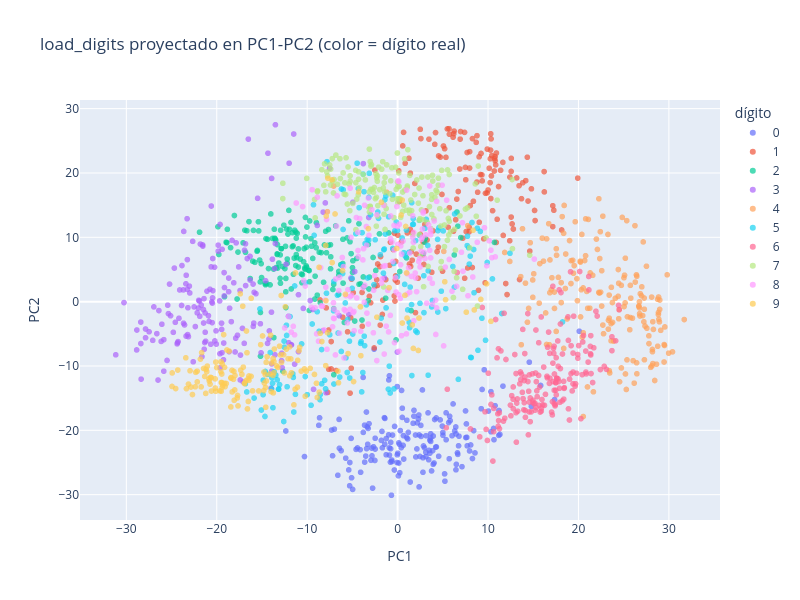

Here is the notebook cell this chart was saved with:
### Markdown cell above
---
## 1️⃣ Los dígitos en 2D

Primero, PCA para **ver**: proyectamos los 64 píxeles sobre PC1 y PC2 y coloreamos con el dígito real (sólo para validar).

### Code cell
pca_2d = PCA(n_components=2, random_state=42)
scores_2d = pca_2d.fit_transform(X_digits)
print(f"Varianza explicada por PC1 + PC2: {pca_2d.explained_variance_ratio_.sum():.1%}")

fig = px.scatter(x=scores_2d[:, 0], y=scores_2d[:, 1], color=y_digits.astype(str),
                 category_orders={'color': [str(d) for d in range(10)]},
                 labels={'x': 'PC1', 'y': 'PC2', 'color': 'dígito'}, opacity=0.7,
                 title='load_digits proyectado en PC1-PC2 (color = dígito real)')
fig.update_layout(width=800, height=600)
fig.show()

### Figure 1 — Plotly figure (JSON) as saved in the notebook; plotly's stock layout.template omitted (floating-point values rounded to 4 significant figures; data arrays with more than 128 entries replaced by an {"elided": "..."} marker saying what was removed)
{"data": [{"hovertemplate": "dígito=0<br>PC1=%{x}<br>PC2=%{y}<extra></extra>", "legendgroup": "0", "marker": {"color": "#636efa", "opacity": 0.7, "symbol": "circle"}, "mode": "markers", "name": "0", "showlegend": true, "type": "scattergl", "x": {"elided": "178 float values"}, "xaxis": "x", "y": {"elided": "178 float values"}, "yaxis": "y"}, {"hovertemplate": "dígito=1<br>PC1=%{x}<br>PC2=%{y}<extra></extra>", "legendgroup": "1", "marker": {"color": "#EF553B", "opacity": 0.7, "symbol": "circle"}, "mode": "markers", "name": "1", "showlegend": true, "type": "scattergl", "x": {"elided": "182 float values"}, "xaxis": "x", "y": {"elided": "182 float values"}, "yaxis": "y"}, {"hovertemplate": "dígito=2<br>PC1=%{x}<br>PC2=%{y}<extra></extra>", "legendgroup": "2", "marker": {"color": "#00cc96", "opacity": 0.7, "symbol": "circle"}, "mode": "markers", "name": "2", "showlegend": true, "type": "scattergl", "x": {"elided": "177 float values"}, "xaxis": "x", "y": {"elided": "177 float values"}, "yaxis": "y"}, {"hovertemplate": "dígito=3<br>PC1=%{x}<br>PC2=%{y}<extra></extra>", "legendgroup": "3", "marker": {"color": "#ab63fa", "opacity": 0.7, "symbol": "circle"}, "mode": "markers", "name": "3", "showlegend": true, "type": "scattergl", "x": {"elided": "183 float values"}, "xaxis": "x", "y": {"elided": "183 float values"}, "yaxis": "y"}, {"hovertemplate": "dígito=4<br>PC1=%{x}<br>PC2=%{y}<extra></extra>", "legendgroup": "4", "marker": {"color": "#FFA15A", "opacity": 0.7, "symbol": "circle"}, "mode": "markers", "name": "4", "showlegend": true, "type": "scattergl", "x": {"elided": "181 float values"}, "xaxis": "x", "y": {"elided": "181 float values"}, "yaxis": "y"}, {"hovertemplate": "dígito=5<br>PC1=%{x}<br>PC2=%{y}<extra></extra>", "legendgroup": "5", "marker": {"color": "#19d3f3", "opacity": 0.7, "symbol": "circle"}, "mode": "markers", "name": "5", "showlegend": true, "type": "scattergl", "x": {"elided": "182 float values"}, "xaxis": "x", "y": {"elided": "182 float values"}, "yaxis": "y"}, {"hovertemplate": "dígito=6<br>PC1=%{x}<br>PC2=%{y}<extra></extra>", "legendgroup": "6", "marker": {"color": "#FF6692", "opacity": 0.7, "symbol": "circle"}, "mode": "markers", "name": "6", "showlegend": true, "type": "scattergl", "x": {"elided": "181 float values"}, "xaxis": "x", "y": {"elided": "181 float values"}, "yaxis": "y"}, {"hovertemplate": "dígito=7<br>PC1=%{x}<br>PC2=%{y}<extra></extra>", "legendgroup": "7", "marker": {"color": "#B6E880", "opacity": 0.7, "symbol": "circle"}, "mode": "markers", "name": "7", "showlegend": true, "type": "scattergl", "x": {"elided": "179 float values"}, "xaxis": "x", "y": {"elided": "179 float values"}, "yaxis": "y"}, {"hovertemplate": "dígito=8<br>PC1=%{x}<br>PC2=%{y}<extra></extra>", "legendgroup": "8", "marker": {"color": "#FF97FF", "opacity": 0.7, "symbol": "circle"}, "mode": "markers", "name": "8", "showlegend": true, "type": "scattergl", "x": {"elided": "174 float values"}, "xaxis": "x", "y": {"elided": "174 float values"}, "yaxis": "y"}, {"hovertemplate": "dígito=9<br>PC1=%{x}<br>PC2=%{y}<extra></extra>", "legendgroup": "9", "marker": {"color": "#FECB52", "opacity": 0.7, "symbol": "circle"}, "mode": "markers", "name": "9", "showlegend": true, "type": "scattergl", "x": {"elided": "180 float values"}, "xaxis": "x", "y": {"elided": "180 float values"}, "yaxis": "y"}], "layout": {"height": 600, "legend": {"title": {"text": "dígito"}, "tracegroupgap": 0}, "title": {"text": "load_digits proyectado en PC1-PC2 (color = dígito real)"}, "width": 800, "xaxis": {"anchor": "y", "domain": [0.0, 1.0], "title": {"text": "PC1"}}, "yaxis": {"anchor": "x", "domain": [0.0, 1.0], "title": {"text": "PC2"}}}}
